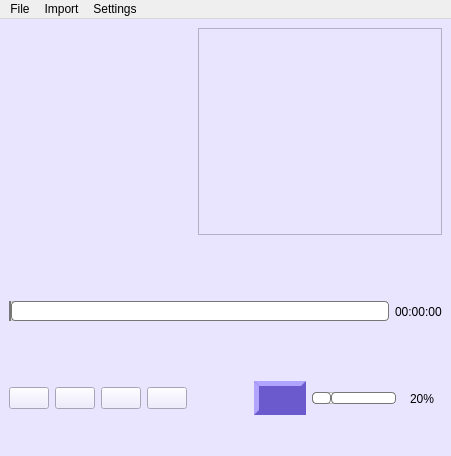
<?xml version="1.0" encoding="UTF-8"?>
<ui version="4.0">
 <class>MainWindow</class>
 <widget class="QMainWindow" name="MainWindow">
  <property name="geometry">
   <rect>
    <x>0</x>
    <y>0</y>
    <width>451</width>
    <height>456</height>
   </rect>
  </property>
  <property name="windowTitle">
   <string>myMusicPlayer&lt;DEBUG&gt;</string>
  </property>
  <widget class="QWidget" name="centralwidget">
   <property name="sizePolicy">
    <sizepolicy hsizetype="Preferred" vsizetype="Preferred">
     <horstretch>0</horstretch>
     <verstretch>0</verstretch>
    </sizepolicy>
   </property>
   <property name="styleSheet">
    <string notr="true">background-color: rgb(234, 229, 255);</string>
   </property>
   <layout class="QVBoxLayout" name="verticalLayout_2">
    <item>
     <layout class="QHBoxLayout" name="horizontalLayout_3" stretch="2,0,3">
      <item>
       <widget class="QLabel" name="musicGraphics">
        <property name="sizePolicy">
         <sizepolicy hsizetype="Ignored" vsizetype="Ignored">
          <horstretch>0</horstretch>
          <verstretch>0</verstretch>
         </sizepolicy>
        </property>
        <property name="maximumSize">
         <size>
          <width>999</width>
          <height>999</height>
         </size>
        </property>
        <property name="layoutDirection">
         <enum>Qt::LeftToRight</enum>
        </property>
        <property name="text">
         <string/>
        </property>
        <property name="pixmap">
         <pixmap resource="icons.qrc">:/icons/res/musical_notec.png</pixmap>
        </property>
        <property name="scaledContents">
         <bool>true</bool>
        </property>
        <property name="alignment">
         <set>Qt::AlignCenter</set>
        </property>
       </widget>
      </item>
      <item>
       <spacer name="horizontalSpacer_2">
        <property name="orientation">
         <enum>Qt::Horizontal</enum>
        </property>
        <property name="sizeHint" stdset="0">
         <size>
          <width>20</width>
          <height>20</height>
         </size>
        </property>
       </spacer>
      </item>
      <item>
       <widget class="QListView" name="musicListView"/>
      </item>
     </layout>
    </item>
    <item>
     <layout class="QVBoxLayout" name="verticalLayout" stretch="1,2,3">
      <item>
       <widget class="QLabel" name="musicNameDisplay">
        <property name="text">
         <string/>
        </property>
       </widget>
      </item>
      <item>
       <layout class="QHBoxLayout" name="horizontalLayout">
        <item>
         <widget class="QSlider" name="progressSlider">
          <property name="cursor">
           <cursorShape>ClosedHandCursor</cursorShape>
          </property>
          <property name="styleSheet">
           <string notr="true">QSlider {
    height: 64px;
}

QSlider::groove:horizontal {
border: 1px solid #bbb;
background: white;
height: 18px;
border-radius: 4px;
}

QSlider::sub-page:horizontal {
background: qlineargradient(x1: 0, y1: 0,    x2: 0, y2: 1,
    stop: 0 #66e, stop: 1 #bbf);
background: qlineargradient(x1: 0, y1: 0.2, x2: 1, y2: 1,
    stop: 0 #bbf, stop: 1 #55f);
border: 1px solid #777;
height: 10px;
border-radius: 4px;
}

QSlider::add-page:horizontal {
background: #fff;
border: 1px solid #777;
height: 10px;
border-radius: 4px;
}

QSlider::handle:horizontal {
image: url(:/icons/res/music_note_r1.png);
width: 26px;
margin-top: -2px;
margin-bottom: -2px;
border-radius: 4px;
}

QSlider::handle:horizontal:hover {

}

QSlider::sub-page:horizontal:disabled {
background: #bbb;
border-color: #999;
}

QSlider::add-page:horizontal:disabled {
background: #eee;
border-color: #999;
}

QSlider::handle:horizontal:disabled {
background: #eee;
border: 1px solid #aaa;
border-radius: 4px;
}</string>
          </property>
          <property name="orientation">
           <enum>Qt::Horizontal</enum>
          </property>
         </widget>
        </item>
        <item>
         <widget class="QLabel" name="durationDisplay">
          <property name="text">
           <string>00:00:00</string>
          </property>
         </widget>
        </item>
       </layout>
      </item>
      <item>
       <layout class="QHBoxLayout" name="horizontalLayout_2">
        <item>
         <widget class="QPushButton" name="backwardButton">
          <property name="cursor">
           <cursorShape>PointingHandCursor</cursorShape>
          </property>
          <property name="text">
           <string/>
          </property>
          <property name="icon">
           <iconset resource="icons.qrc">
            <normaloff>:/icons/res/back.png</normaloff>:/icons/res/back.png</iconset>
          </property>
          <property name="iconSize">
           <size>
            <width>40</width>
            <height>40</height>
           </size>
          </property>
         </widget>
        </item>
        <item>
         <widget class="QPushButton" name="playButton">
          <property name="cursor">
           <cursorShape>PointingHandCursor</cursorShape>
          </property>
          <property name="text">
           <string/>
          </property>
          <property name="icon">
           <iconset resource="icons.qrc">
            <normaloff>:/icons/res/play.png</normaloff>:/icons/res/play.png</iconset>
          </property>
          <property name="iconSize">
           <size>
            <width>40</width>
            <height>40</height>
           </size>
          </property>
         </widget>
        </item>
        <item>
         <widget class="QPushButton" name="forwardButton">
          <property name="cursor">
           <cursorShape>PointingHandCursor</cursorShape>
          </property>
          <property name="text">
           <string/>
          </property>
          <property name="icon">
           <iconset resource="icons.qrc">
            <normaloff>:/icons/res/next.png</normaloff>:/icons/res/next.png</iconset>
          </property>
          <property name="iconSize">
           <size>
            <width>40</width>
            <height>40</height>
           </size>
          </property>
         </widget>
        </item>
        <item>
         <widget class="QPushButton" name="stopButton">
          <property name="cursor">
           <cursorShape>PointingHandCursor</cursorShape>
          </property>
          <property name="text">
           <string/>
          </property>
          <property name="icon">
           <iconset resource="icons.qrc">
            <normaloff>:/icons/res/stop_button.png</normaloff>:/icons/res/stop_button.png</iconset>
          </property>
          <property name="iconSize">
           <size>
            <width>40</width>
            <height>40</height>
           </size>
          </property>
         </widget>
        </item>
        <item>
         <spacer name="horizontalSpacer">
          <property name="orientation">
           <enum>Qt::Horizontal</enum>
          </property>
          <property name="sizeHint" stdset="0">
           <size>
            <width>40</width>
            <height>20</height>
           </size>
          </property>
         </spacer>
        </item>
        <item>
         <widget class="QPushButton" name="volumeButton">
          <property name="cursor">
           <cursorShape>PointingHandCursor</cursorShape>
          </property>
          <property name="styleSheet">
           <string notr="true">QPushButton {
	border: 5px solid #6A5ACD;
	border-radius: 30px;
	border-style: outset;
	background-color:  #6A5ACD;
	padding: 5px;
}
QPushButton:hover {
	border: 5px solid #1E90FF;
	border-radius: 30px;
	border-style: outset;
	background-color: #1E90FF;
	padding: 5px;
}</string>
          </property>
          <property name="text">
           <string/>
          </property>
          <property name="icon">
           <iconset resource="icons.qrc">
            <normaloff>:/icons/res/volume.png</normaloff>:/icons/res/volume.png</iconset>
          </property>
          <property name="iconSize">
           <size>
            <width>40</width>
            <height>40</height>
           </size>
          </property>
         </widget>
        </item>
        <item>
         <widget class="QSlider" name="volumeSlider">
          <property name="cursor">
           <cursorShape>ClosedHandCursor</cursorShape>
          </property>
          <property name="styleSheet">
           <string notr="true">QSlider {
    height: 64px;
}

QSlider::groove:horizontal {
border: 1px solid #bbb;
background: white;
height: 10px;
border-radius: 4px;
}

QSlider::sub-page:horizontal {
background: qlineargradient(x1: 0, y1: 0,    x2: 0, y2: 1,
    stop: 0 #66e, stop: 1 #bbf);
background: qlineargradient(x1: 0, y1: 0.2, x2: 1, y2: 1,
    stop: 0 #bbf, stop: 1 #55f);
border: 1px solid #777;
height: 10px;
border-radius: 4px;
}

QSlider::add-page:horizontal {
background: #fff;
border: 1px solid #777;
height: 10px;
border-radius: 4px;
}

QSlider::handle:horizontal {
	image: url(:/icons/res/star_shining.png);
width: 12px;
margin-top: -2px;
margin-bottom: -2px;
border-radius: 4px;
}

QSlider::handle:horizontal:hover {

}

QSlider::sub-page:horizontal:disabled {
background: #bbb;
border-color: #999;
}

QSlider::add-page:horizontal:disabled {
background: #eee;
border-color: #999;
}

QSlider::handle:horizontal:disabled {
background: #eee;
border: 1px solid #aaa;
border-radius: 4px;
}</string>
          </property>
          <property name="maximum">
           <number>100</number>
          </property>
          <property name="value">
           <number>20</number>
          </property>
          <property name="orientation">
           <enum>Qt::Horizontal</enum>
          </property>
         </widget>
        </item>
        <item>
         <widget class="QLabel" name="volumeDisplay">
          <property name="sizePolicy">
           <sizepolicy hsizetype="Fixed" vsizetype="Preferred">
            <horstretch>0</horstretch>
            <verstretch>0</verstretch>
           </sizepolicy>
          </property>
          <property name="minimumSize">
           <size>
            <width>40</width>
            <height>0</height>
           </size>
          </property>
          <property name="maximumSize">
           <size>
            <width>40</width>
            <height>16777215</height>
           </size>
          </property>
          <property name="cursor">
           <cursorShape>ArrowCursor</cursorShape>
          </property>
          <property name="mouseTracking">
           <bool>false</bool>
          </property>
          <property name="text">
           <string>20%</string>
          </property>
          <property name="alignment">
           <set>Qt::AlignCenter</set>
          </property>
         </widget>
        </item>
       </layout>
      </item>
     </layout>
    </item>
   </layout>
  </widget>
  <widget class="QMenuBar" name="menuBar">
   <property name="geometry">
    <rect>
     <x>0</x>
     <y>0</y>
     <width>451</width>
     <height>25</height>
    </rect>
   </property>
   <widget class="QMenu" name="menuFile">
    <property name="title">
     <string>File</string>
    </property>
    <addaction name="separator"/>
    <addaction name="actionOpen_File"/>
   </widget>
   <widget class="QMenu" name="menuImport">
    <property name="title">
     <string>Import</string>
    </property>
    <addaction name="actionImport_Music_Resources"/>
   </widget>
   <widget class="QMenu" name="menuSettings">
    <property name="title">
     <string>Settings</string>
    </property>
    <addaction name="separator"/>
    <addaction name="actionSet_Appearance"/>
   </widget>
   <addaction name="menuFile"/>
   <addaction name="menuImport"/>
   <addaction name="menuSettings"/>
  </widget>
  <action name="actionOpen_File">
   <property name="icon">
    <iconset resource="icons.qrc">
     <normaloff>:/icons/res/open_folder_purple.png</normaloff>:/icons/res/open_folder_purple.png</iconset>
   </property>
   <property name="text">
    <string>Open File</string>
   </property>
  </action>
  <action name="actionImport_Music_Resources">
   <property name="icon">
    <iconset resource="icons.qrc">
     <normaloff>:/icons/res/musical_notec.png</normaloff>:/icons/res/musical_notec.png</iconset>
   </property>
   <property name="text">
    <string>Import Music Resources</string>
   </property>
  </action>
  <action name="actionSet_Appearance">
   <property name="icon">
    <iconset resource="icons.qrc">
     <normaloff>:/icons/res/star_shining.png</normaloff>:/icons/res/star_shining.png</iconset>
   </property>
   <property name="text">
    <string>Appearance</string>
   </property>
  </action>
 </widget>
 <resources>
  <include location="icons.qrc"/>
 </resources>
 <connections/>
</ui>
